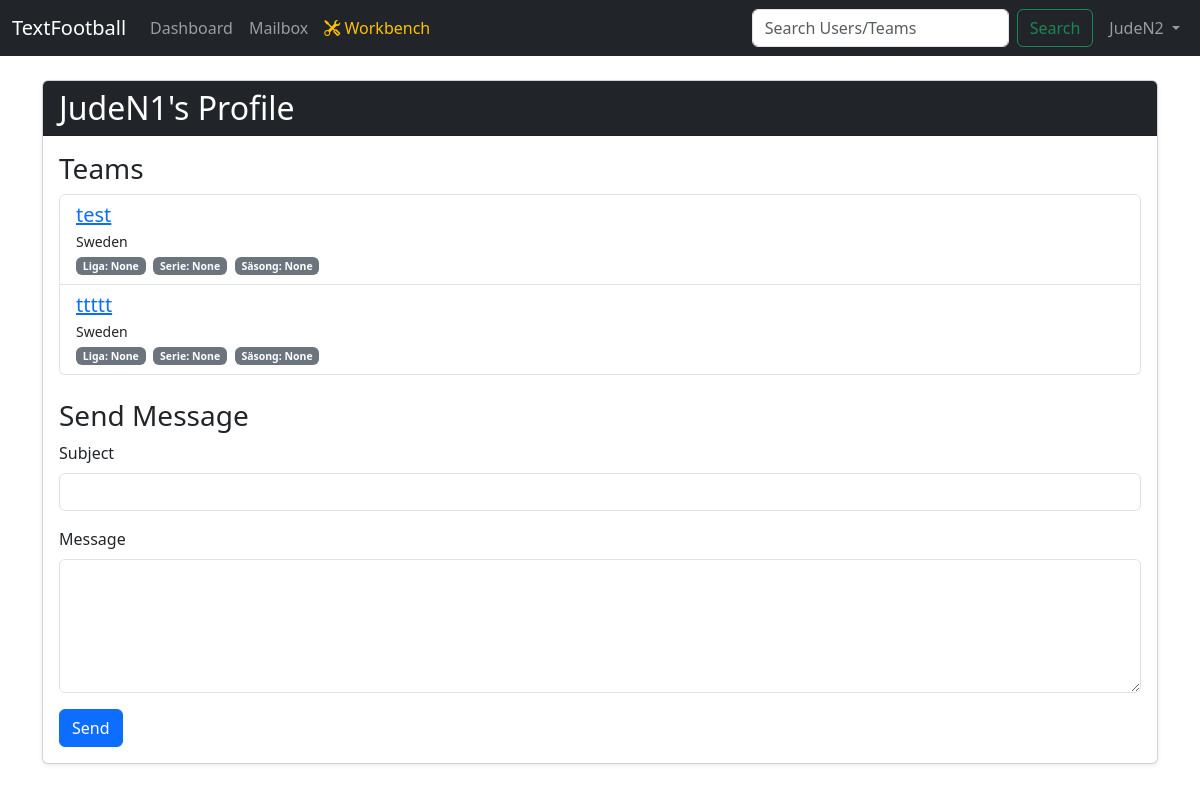
The page /user/JudeN1 (signed in) on the database its author committed.
### app/models.py (models this page shows, shortened)
class User(db.Model):
    id = db.Column(db.Integer, primary_key=True)
    username = db.Column(db.String(80), unique=True, nullable=False)
    password_hash = db.Column(db.String(128))
    teams = db.relationship('Team', backref='user', lazy=True, cascade="all, delete-orphan")
    sent_messages = db.relationship('Message', foreign_keys='Message.sender_id', backref='sender', lazy=True, cascade="all, delete-orphan")
    received_messages = db.relationship('Message', foreign_keys='Message.recipient_id', backref='recipient', lazy=True, cascade="all, delete-orphan")

class Team(db.Model):
    id = db.Column(db.Integer, primary_key=True)
    name = db.Column(db.String(100), unique=True, nullable=False)
    country = db.Column(db.String(50), nullable=False)
    user_id = db.Column(db.Integer, db.ForeignKey('user.id'), nullable=False)
    players = db.relationship('Player', backref='team', lazy=True, cascade="all, delete-orphan")
    league = db.Column(db.String(100), nullable=True, default=None)
    division = db.Column(db.String(50), nullable=True, default=None)
    season = db.Column(db.Integer, nullable=True, default=None)

### app/routes_game.py (the view)
@game_bp.route('/user/<username>')
def user_profile(username):
    if 'username' not in session:
        return redirect(url_for('auth_bp.login'))
    profile_user = User.query.filter_by(username=username).first_or_404()
    return render_template('user_profile.html', profile_user=profile_user)

### app/__init__.py (called while the page is built)
def create_app():
    app = Flask(__name__)
    app.config['SECRET_KEY'] = 'a_very_secret_key_for_development'
    app.config['SQLALCHEMY_DATABASE_URI'] = 'sqlite:///' + os.path.join(basedir, 'database.db')
    db.init_app(app)
    from .routes_auth import auth_bp
    from .routes_game import game_bp
    app.register_blueprint(auth_bp)
    app.register_blueprint(game_bp)
    @app.context_processor
    def inject_selected_team():
        if 'selected_team_id' in session:
            from .models import Team
            selected_team = Team.query.get(session['selected_team_id'])
            return dict(selected_team=selected_team)
        return dict(selected_team=None)
    def nl2br(value):
        result = value.replace('\n', '<br>\n')
        return Markup(result)
    app.jinja_env.filters['nl2br'] = nl2br
    return app

### app/templates/user_profile.html (shortened to what this page needs)
{% extends "base.html" %}
{% block content %}
<div class="card shadow-sm">
    <div class="card-header bg-dark text-white">
        <h1 class="h2 mb-0">{{ profile_user.username }}'s Profile</h1>
    </div>
    <div class="card-body">
        <h3>Teams</h3>
        {% if profile_user.teams %}
            <ul class="list-group mb-4">
                {% for team in profile_user.teams %}
                    <li class="list-group-item d-flex justify-content-between align-items-center">
                        <div>
                            <h5 class="mb-1"><a href="{{ url_for('game_bp.team_page', team_id=team.id) }}">{{ team.name }}</a></h5>
                            <small class="d-block">{{ team.country }}</small>
                            <small>
                                <span class="badge bg-secondary me-1">Liga: {{ team.league or 'None' }}</span>
                                <span class="badge bg-secondary me-1">Serie: {{ team.division or 'None' }}</span>
                                <span class="badge bg-secondary">Säsong: {{ team.season or 'None' }}</span>
                            </small>
                        </div>
                    </li>
                {% endfor %}
            </ul>
        {% else %}
            <p>No teams.</p>
        {% endif %}
        {% if profile_user.username != session.username %}
        <h3>Send Message</h3>
        <form method="POST" action="{{ url_for('game_bp.send_message', username=profile_user.username) }}">
            <div class="mb-3">
                <label for="subject" class="form-label">Subject</label>
                <input type="text" class="form-control" id="subject" name="subject" required>
            </div>
            <div class="mb-3">
                <label for="body" class="form-label">Message</label>
                <textarea class="form-control" id="body" name="body" rows="5" required></textarea>
            </div>
            <button type="submit" class="btn btn-primary">Send</button>
        </form>
        {% endif %}
    </div>
</div>
{% endblock %}

### app/templates/base.html (style rules this page uses)
body { background-image: url('https://images.pexels.com/photos/114296/pexels-photo-114296.jpeg'); background-size: cover; background-attachment: fixed; background-position: center; }
.card { background-color: rgba(255, 255, 255, 0.9); }

### rows shown on the page
User: username "JudeN1"
Team: name "test", country "Sweden", league "None", division "None", season "None"
Team: name "ttttt", country "Sweden", league "None", division "None", season "None"

### other values the page prints
{{ session['username'] }} "JudeN2"
